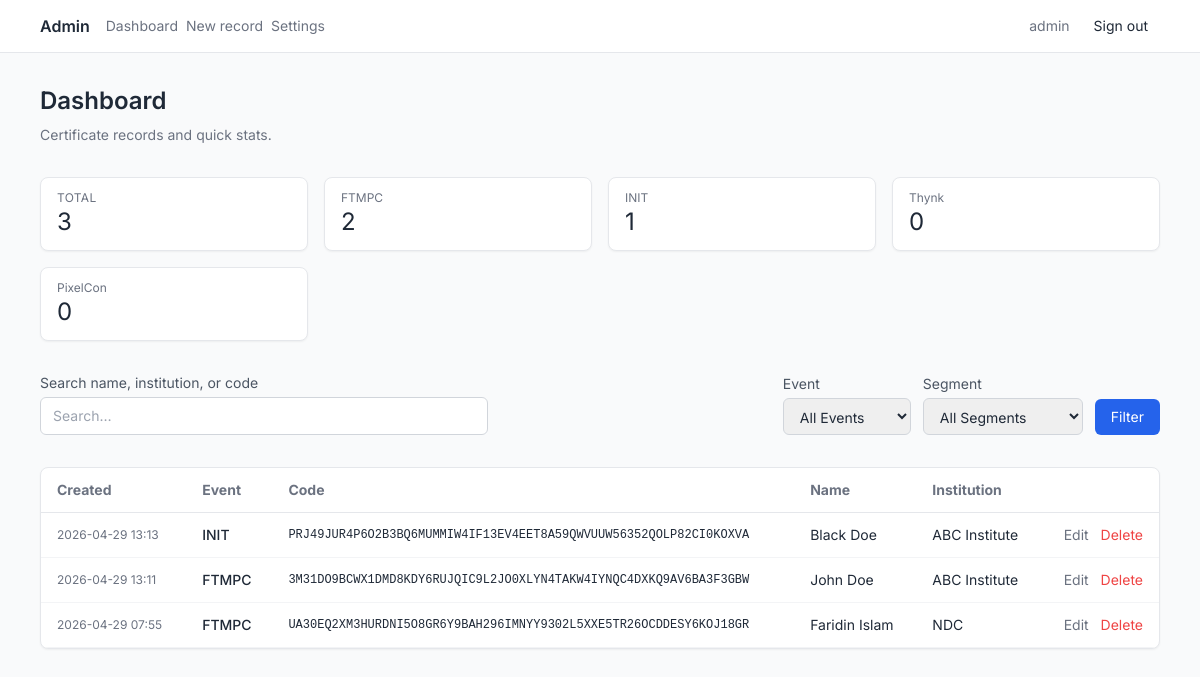
/admin/ (signed in), run on the app's committed database.
### app/models.py (models this page shows)
class Admin(db.Model):
    __tablename__ = "admins"
    id = db.Column(db.Integer, primary_key=True)
    username = db.Column(db.String(128), nullable=False, unique=True, index=True)
    password_hash = db.Column(db.String(256), nullable=False)
    api_token_hash = db.Column(db.String(256), nullable=True)
    api_token_created_at = db.Column(db.DateTime(timezone=True), nullable=True)

class Certificate(db.Model):
    __tablename__ = "certificates"
    id = db.Column(db.Integer, primary_key=True)
    event = db.Column(db.String(64), nullable=False, index=True)
    verification_code = db.Column(db.String(64), nullable=False)
    name = db.Column(db.String(256), nullable=False)
    institution = db.Column(db.String(256), nullable=False)
    segment = db.Column(db.String(256), nullable=True)
    prize_place = db.Column(db.String(256), nullable=False)
    installment = db.Column(db.String(256), nullable=False)
    created_at = db.Column(db.DateTime(timezone=True), nullable=False)
    __table_args__ = (
        db.UniqueConstraint("event", "verification_code", name="uix_event_verification_code"),
        db.Index("idx_verification_code", "verification_code"),
    )

### app/routes/admin.py (the view)
@bp.route("/")
@login_required
def dashboard():
    page = max(1, request.args.get("page", 1, type=int))
    sort = request.args.get("sort", "created_at")
    order = request.args.get("order", "desc")
    search = request.args.get("q", "", type=str)
    event_filter = request.args.get("event", "", type=str)
    segment_filter = request.args.get("segment", "", type=str)
    sort_dir = -1 if order == "desc" else 1
    rows, total = m.certificate_list_paginated(
        page=page,
        per_page=Config.PER_PAGE,
        sort_field=sort,
        sort_dir=sort_dir,
        search=search or None,
        event_filter=event_filter or None,
        segment_filter=segment_filter or None,
    )
    stats = m.certificate_stats()
    pages = (total + Config.PER_PAGE - 1) // Config.PER_PAGE if total else 1
    segments = m.certificate_get_unique_segments()
    return render_template(
        "admin/dashboard.html",
        rows=rows,
        page=page,
        pages=pages,
        total=total,
        sort=sort,
        order=order,
        q=search or "",
        event_filter=event_filter,
        segment_filter=segment_filter,
        stats=stats,
        events=Config.EVENTS,
        segments=segments,
    )

### app/auth.py (called while the page is built)
def load_user(user_id: str) -> AdminUser | None:
    doc = m.admin_get_by_id(user_id)
    if not doc:
        return None
    return AdminUser(doc)

### app/models.py (called while the page is built)
def _certificate_to_dict(cert: Certificate) -> dict[str, Any]:
    return {
        "_id": str(cert.id),
        "event": cert.event,
        "verification_code": cert.verification_code,
        "name": cert.name,
        "institution": cert.institution,
        "segment": cert.segment,
        "prize_place": cert.prize_place,
        "installment": cert.installment,
        "created_at": cert.created_at,
    }

def _admin_to_dict(admin: Admin) -> dict[str, Any]:
    return {
        "_id": str(admin.id),
        "username": admin.username,
        "password_hash": admin.password_hash,
        "api_token_hash": admin.api_token_hash,
        "api_token_created_at": admin.api_token_created_at,
    }

def certificate_get_unique_segments() -> list[str]:
    segments = db.session.query(Certificate.segment).distinct().filter(
        Certificate.segment.isnot(None),
        Certificate.segment != ""
    ).all()
    return [s[0] for s in segments if s[0]]

def certificate_stats() -> dict[str, Any]:
    total = Certificate.query.count()
    counts = (
        db.session.query(Certificate.event, func.count(Certificate.id))
        .group_by(Certificate.event)
        .all()
    )
    by_event = {event: count for event, count in counts}
    return {"total": total, "by_event": by_event}

def admin_get_by_id(user_id: str) -> dict | None:
    try:
        admin_id = int(user_id)
    except ValueError:
        return None
    admin = Admin.query.get(admin_id)
    return _admin_to_dict(admin) if admin else None

### app/templates/admin/dashboard.html (shortened to what this page needs)
{% extends "admin/base.html" %}
{% block admin_body %}
  <div class="space-y-8 step-enter">
    <div>
      <h1 class="text-2xl font-semibold text-gray-800 mb-2">Dashboard</h1>
      <p class="text-gray-500 text-sm">Certificate records and quick stats.</p>
    </div>
    <div class="grid grid-cols-1 sm:grid-cols-2 lg:grid-cols-4 gap-4">
      <div class="bg-white shadow-sm border border-gray-200 rounded-lg px-4 py-3">
        <div class="text-gray-500 text-xs uppercase tracking-wide">Total</div>
        <div class="text-2xl text-gray-800">{{ stats.total }}</div>
      </div>
      {% for ev in events %}
        <div class="bg-white shadow-sm border border-gray-200 rounded-lg px-4 py-3">
          <div class="text-gray-500 text-xs">{{ ev }}</div>
          <div class="text-2xl text-gray-800">{{ stats.by_event.get(ev, 0) }}</div>
        </div>
      {% endfor %}
    </div>
    <form
      method="get"
      action="{{ url_for('admin.dashboard') }}"
      class="flex flex-col sm:flex-row gap-3 items-stretch sm:items-end"
    >
      <div class="flex-1">
        <label class="block text-sm text-gray-600 mb-1">Search name, institution, or code</label>
        <input
          type="search"
          name="q"
          value="{{ q }}"
          class="w-full max-w-md px-3 py-2 border border-gray-300 rounded-md text-sm focus:outline-none focus:ring-2 focus:ring-blue-500"
          placeholder="Search…"
        />
      </div>
      <div class="w-32">
        <label class="block text-sm text-gray-600 mb-1">Event</label>
        <select
          name="event"
          class="w-full px-3 py-2 border border-gray-300 rounded-md text-sm focus:outline-none focus:ring-2 focus:ring-blue-500"
        >
          <option value="">All Events</option>
        </select>
      </div>
      <div class="w-40">
        <label class="block text-sm text-gray-600 mb-1">Segment</label>
        <select
          name="segment"
          class="w-full px-3 py-2 border border-gray-300 rounded-md text-sm focus:outline-none focus:ring-2 focus:ring-blue-500"
        >
          <option value="">All Segments</option>
        </select>
      </div>
      <button type="submit" class="px-4 py-2 bg-blue-600 text-white rounded-md hover:bg-blue-700 transition-colors text-sm">Filter</button>
    </form>
    <div class="overflow-x-auto rounded-lg border border-gray-200 bg-white shadow-sm">
      <table class="w-full text-sm">
        <thead>
          <tr class="text-gray-500 border-b border-gray-200">
            <th class="text-left px-4 py-3">
              {% if sort == 'created_at' %}
                {% set noc = 'asc' if order == 'desc' else 'desc' %}
              {% else %}
                {% set noc = 'desc' %}
              {% endif %}
              <a
                class="hover:text-blue-600"
                href="{{ url_for('admin.dashboard', page=1, q=q, sort='created_at', order=noc, event=event_filter, segment=segment_filter) }}"
                >Created</a
              >
            </th>
            <th class="text-left px-4 py-3">
              {% if sort == 'event' %}
                {% set noe = 'asc' if order == 'desc' else 'desc' %}
              {% else %}
                {% set noe = 'asc' %}
              {% endif %}
              <a
                class="hover:text-blue-600"
                href="{{ url_for('admin.dashboard', page=1, q=q, sort='event', order=noe, event=event_filter, segment=segment_filter) }}"
                >Event</a
              >
            </th>
            <th class="text-left px-4 py-3">
              {% if sort == 'verification_code' %}
                {% set nov = 'asc' if order == 'desc' else 'desc' %}
              {% else %}
                {% set nov = 'asc' %}
              {% endif %}
              <a
                class="hover:text-blue-600"
                href="{{ url_for('admin.dashboard', page=1, q=q, sort='verification_code', order=nov, event=event_filter, segment=segment_filter) }}"
                >Code</a
              >
            </th>
            <th class="text-left px-4 py-3">
              {% if sort == 'name' %}
                {% set non = 'asc' if order == 'desc' else 'desc' %}
              {% else %}
                {% set non = 'asc' %}
              {% endif %}
              <a
                class="hover:text-blue-600"
                href="{{ url_for('admin.dashboard', page=1, q=q, sort='name', order=non, event=event_filter, segment=segment_filter) }}"
                >Name</a
              >
            </th>
            <th class="text-left px-4 py-3">Institution</th>
            <th class="text-right px-4 py-3"></th>
          </tr>
        </thead>
        <tbody>
          {% for row in rows %}
            <tr class="border-b border-gray-100 hover:bg-gray-50">
              <td class="whitespace-nowrap text-xs text-gray-500 px-4 py-3">
                {{ row.created_at.strftime('%Y-%m-%d %H:%M') if row.created_at else '—' }}
              </td>
              <td class="font-medium px-4 py-3">{{ row.event }}</td>
              <td class="font-mono text-xs px-4 py-3">{{ row.verification_code }}</td>
              <td class="px-4 py-3">{{ row.name }}</td>
              <td class="max-w-[12rem] truncate px-4 py-3" title="{{ row.institution }}">
                {{ row.institution }}
              </td>
              <td class="text-right whitespace-nowrap px-4 py-3">
                <a
                  href="{{ url_for('admin.certificate_edit', oid=row._id) }}"
                  class="text-sm text-gray-500 hover:text-blue-600"
                  >Edit</a
                >
                <form
                  method="post"
                  action="{{ url_for('admin.certificate_delete', oid=row._id) }}"
                  class="inline ml-2"
                  onsubmit="return confirm('Delete this record?');"
                >
                  <button type="submit" class="text-sm text-red-500 hover:text-red-700">Delete</button>
                </form>
              </td>
            </tr>
          {% else %}
            <tr>
              <td colspan="6" class="text-center text-gray-500 py-8">No records yet.</td>
            </tr>
          {% endfor %}
        </tbody>
      </table>
    </div>
  </div>
{% endblock %}

### app/templates/admin/base.html (shortened to what this page needs)
{% extends "base.html" %}
{% block body %}
  <div class="min-h-screen flex flex-col bg-gray-50">
    <header
      class="border-b border-gray-200 bg-white/90 backdrop-blur-sm sticky top-0 z-20"
    >
      <div class="max-w-6xl mx-auto px-4 py-3 flex flex-wrap items-center justify-between gap-3">
        <div class="flex items-center gap-4">
          <a href="{{ url_for('admin.dashboard') }}" class="font-semibold text-gray-800"
            >Admin</a
          >
          <nav class="flex gap-2 text-sm">
            <a
              href="{{ url_for('admin.dashboard') }}"
              class="text-gray-500 hover:text-blue-600 transition-all duration-300"
              >Dashboard</a
            >
            <a
              href="{{ url_for('admin.certificate_new') }}"
              class="text-gray-500 hover:text-blue-600 transition-all duration-300"
              >New record</a
            >
            <a
              href="{{ url_for('admin.settings') }}"
              class="text-gray-500 hover:text-blue-600 transition-all duration-300"
              >Settings</a
            >
          </nav>
        </div>
        <div class="flex items-center gap-3 text-sm">
          {% if current_user.is_authenticated %}
            <span class="text-gray-500">{{ current_user.username }}</span>
            <a href="{{ url_for('admin.logout') }}" class="px-3 py-1 text-sm hover:bg-gray-100 rounded">Sign out</a>
          {% endif %}
        </div>
      </div>
    </header>
    <main class="flex-1 max-w-6xl w-full mx-auto px-4 py-8">
      {% block admin_body %}{% endblock %}
    </main>
  </div>
{% endblock %}

### app/templates/base.html (shortened to what this page needs)
<!DOCTYPE html>
<html lang="en">
  <head>
    <script src="https://cdn.tailwindcss.com"></script>
    <link rel="stylesheet" href="{{ url_for('static', filename='css/app.css') }}" />
  </head>
  <body class="min-h-screen bg-gray-50 text-gray-800 font-sans antialiased">
    {% block body %}{% endblock %}
  </body>
</html>

### app/static/css/app.css (style rules this page uses)
:root { --color-primary: #2563EB; --color-background-dark: #FFFFFF; --color-surface-dark: #F3F4F6; --color-text-muted: #6B7280; --color-background-light: #FFFFFF; --color-surface-light: #F9FAFB; --color-accent: #2563EB; --color-muted-strong: #9CA3AF; }
.step-enter { animation: step-enter 0.45s ease-out both; }

### data on the page
Admin: username "admin"
Certificate: created_at "2026-04-29 13:13", event "INIT", verification_code "PRJ49JUR4P6O2B3BQ6MUMMIW4IF13EV4EET8A59QWVUUW56352QOLP82CI0KOXVA", name "Black Doe", institution "ABC Institute"
Certificate: created_at "2026-04-29 13:11", event "FTMPC", verification_code "3M31DO9BCWX1DMD8KDY6RUJQIC9L2JO0XLYN4TAKW4IYNQC4DXKQ9AV6BA3F3GBW", name "John Doe", institution "ABC Institute"
Certificate: created_at "2026-04-29 07:55", event "FTMPC", verification_code "UA30EQ2XM3HURDNI5O8GR6Y9BAH296IMNYY9302L5XXE5TR26OCDDESY6KOJ18GR", name "Faridin Islam", institution "NDC"

### other printed values
{{ stats.total }} "3"
{{ ev }} "FTMPC" "INIT" "Thynk" "PixelCon"
{{ stats.by_event.get(ev, 0) }} "2" "1" "0" "0"
